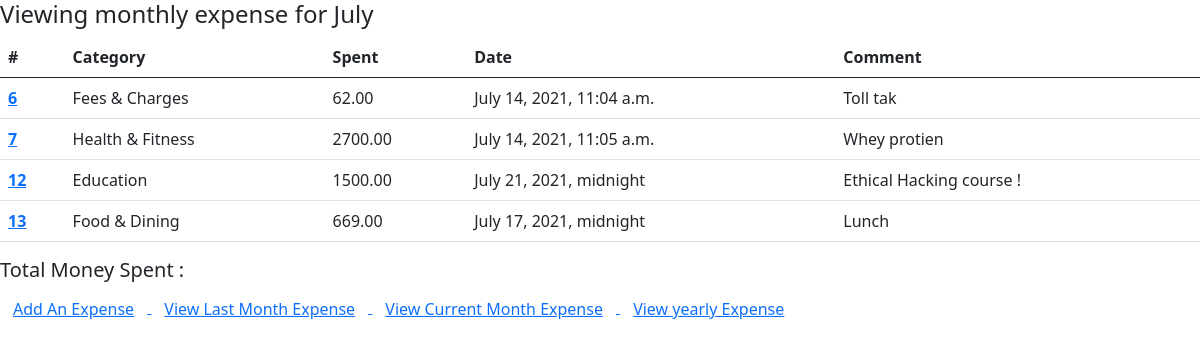
The page /expense/month/prev/ on the database its author committed.
### ExpenseTracker/models.py (models this page shows, shortened)
class Expense(models.Model):
	CATEGORY_OF_EXPENSES = [
		('Travel','Travel'),
		('Education','Education'),
		('Gifts & Donations','Gifts & Donations'),
		('Investments','Investments'),
		('Bills & Utilities','Bills & Utilities'),
		('Food & Dining','Food & Dining'),
		('Health & Fitness','Health & Fitness'),
		('Personal Care','Personal Care'),
		('Fees & Charges','Fees & Charges'),
		('Others','Others')
	]
	category = models.CharField(max_length=70, choices=CATEGORY_OF_EXPENSES, default = 'OT')
	spent = models.DecimalField(max_digits=7, decimal_places=2)
	date = models.DateTimeField()
	comment = models.TextField(max_length=300, null=True)

### ExpenseTracker/views.py (the view)
# urls.py: path('month/prev/', views.prevMonthExpense, name="prev_month_exp"),
def prevMonthExpense(request):
	prev_month = datetime.date.today().strftime("%m")
	month_name = datetime.date(2021,int(prev_month)-1, 1).strftime('%B')
	expense_of_month = Expense.objects.filter(date__month=int(prev_month)-1)
	context = {'expenses':expense_of_month,'month_name':month_name}
	return render(request, 'ExpenseTracker/month_exp.html',context)

### ExpenseTracker/templates/ExpenseTracker/month_exp.html
{% extends 'ExpenseTracker/base.html' %}
{%  block body %}
<h4> Viewing monthly expense for {{month_name}} </h4>
	<table class="table">
	<thead>
	<tr>
		<th scope="col">#</th>
		<th scope="col">Category</th>
		<th scope="col">Spent</th>
		<th scope="col">Date</th>
		<th scope="col">Comment</th>
	</tr>
	</thead>
	<tbody>
	{% for expense in expenses %}
		<tr>
			<th scope="row"><a href="#">{{expense.id}}</a></th>
			<td>{{expense.category}}</td>
			<td>{{expense.spent}}</td>
			<td>{{expense.date}}</td>
			<td>{{expense.comment}}</td>
		</tr>
		{% endfor %}
	</tbody>
</table>
<h5> Total Money Spent : {{total}} </h5>
<a href="{% url 'add' %}">
<button type="button" class="btn btn-link">Add An Expense</button>
</a>
<a href="{% url 'prev_month_exp' %}">
<button type="button" class="btn btn-link">View Last Month Expense</button>
</a>
<a href="{% url 'current_month_exp' %}">
<button type="button" class="btn btn-link">View Current Month Expense</button>
</a>
<a href="{% url 'year_exp' %}">
<button type="button" class="btn btn-link">View yearly Expense</button>
</a>
{% endblock %}

### rows shown on the page
Expense: id "6", category "Fees & Charges", spent "62.00", date "July 14, 2021, 11:04 a.m.", comment "Toll tak"
Expense: id "7", category "Health & Fitness", spent "2700.00", date "July 14, 2021, 11:05 a.m.", comment "Whey protien"
Expense: id "12", category "Education", spent "1500.00", date "July 21, 2021, midnight", comment "Ethical Hacking course !"
Expense: id "13", category "Food & Dining", spent "669.00", date "July 17, 2021, midnight", comment "Lunch"
